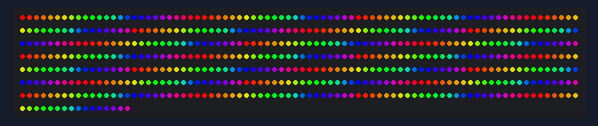
The sketch below on a simulated Arduino Uno, built with avr-gcc and run on an emulated ATmega328P. Parts: 576 RGB LEDs in strip order, left to right, continuing on the next row.

Above: at 0.08 s.
At 10.28 s:
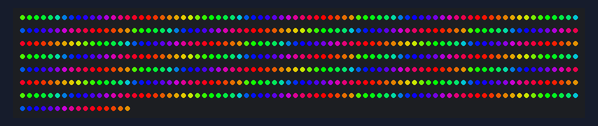
At 13.01 s:
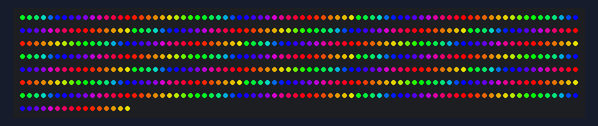
At 19.97 s:
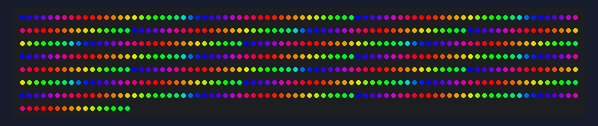
At 29.91 s:
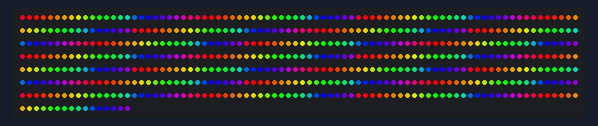
At 39.86 s:
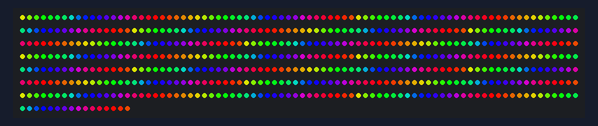

The sketch:

RainbowHueChunks.ino
```cpp
#include <FastLED.h>
#define LED_COUNT 576
#define REPEAT_BOUNDRY 48

CRGB leds[LED_COUNT];

void setup() {
  FastLED.addLeds<NEOPIXEL, 6>(leds,  LED_COUNT);
}

void loop() {
  static uint8_t hue = 0;
  static uint16_t pos = 0;
  static bool forward = true;


  hue++;

  int chunks = LED_COUNT / REPEAT_BOUNDRY;
  for (int i=0; i<REPEAT_BOUNDRY; i++) {
    for (int j=0; j<chunks; j++) {
      leds[i + j*REPEAT_BOUNDRY] = CHSV(hue + i*10, 255, 255);
    }
  }

  FastLED.show();
  delay(100);
}
```
